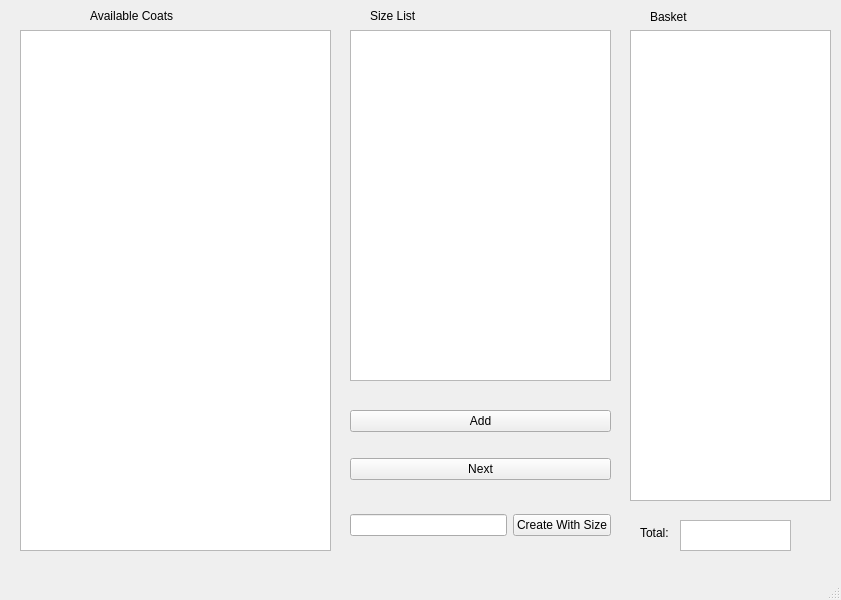
<?xml version="1.0" encoding="UTF-8"?>
<ui version="4.0">
 <class>userClass</class>
 <widget class="QMainWindow" name="userClass">
  <property name="geometry">
   <rect>
    <x>0</x>
    <y>0</y>
    <width>841</width>
    <height>600</height>
   </rect>
  </property>
  <property name="windowTitle">
   <string>MainWindow</string>
  </property>
  <widget class="QWidget" name="centralwidget">
   <widget class="QLabel" name="label_7">
    <property name="geometry">
     <rect>
      <x>370</x>
      <y>0</y>
      <width>121</width>
      <height>31</height>
     </rect>
    </property>
    <property name="text">
     <string>Size List</string>
    </property>
   </widget>
   <widget class="QLabel" name="label_8">
    <property name="geometry">
     <rect>
      <x>650</x>
      <y>10</y>
      <width>47</width>
      <height>13</height>
     </rect>
    </property>
    <property name="text">
     <string>Basket</string>
    </property>
   </widget>
   <widget class="QWidget" name="verticalLayoutWidget_4">
    <property name="geometry">
     <rect>
      <x>350</x>
      <y>390</y>
      <width>261</width>
      <height>111</height>
     </rect>
    </property>
    <layout class="QVBoxLayout" name="verticalLayout_4">
     <item>
      <widget class="QPushButton" name="addButton">
       <property name="text">
        <string>Add</string>
       </property>
      </widget>
     </item>
     <item>
      <widget class="QPushButton" name="nextButton">
       <property name="text">
        <string>Next</string>
       </property>
      </widget>
     </item>
    </layout>
   </widget>
   <widget class="QWidget" name="horizontalLayoutWidget">
    <property name="geometry">
     <rect>
      <x>350</x>
      <y>500</y>
      <width>261</width>
      <height>51</height>
     </rect>
    </property>
    <layout class="QHBoxLayout" name="horizontalLayout">
     <item>
      <widget class="QLineEdit" name="sizeEdit"/>
     </item>
     <item>
      <widget class="QPushButton" name="createListButton">
       <property name="text">
        <string>Create With Size</string>
       </property>
      </widget>
     </item>
    </layout>
   </widget>
   <widget class="QListWidget" name="coatList">
    <property name="geometry">
     <rect>
      <x>20</x>
      <y>30</y>
      <width>311</width>
      <height>521</height>
     </rect>
    </property>
   </widget>
   <widget class="QLabel" name="label_6">
    <property name="geometry">
     <rect>
      <x>90</x>
      <y>0</y>
      <width>151</width>
      <height>31</height>
     </rect>
    </property>
    <property name="text">
     <string>Available Coats</string>
    </property>
   </widget>
   <widget class="QListWidget" name="sizeList">
    <property name="geometry">
     <rect>
      <x>350</x>
      <y>30</y>
      <width>261</width>
      <height>351</height>
     </rect>
    </property>
   </widget>
   <widget class="QListWidget" name="BaksetList">
    <property name="geometry">
     <rect>
      <x>630</x>
      <y>30</y>
      <width>201</width>
      <height>471</height>
     </rect>
    </property>
   </widget>
   <widget class="QLabel" name="label">
    <property name="geometry">
     <rect>
      <x>640</x>
      <y>522</y>
      <width>51</width>
      <height>21</height>
     </rect>
    </property>
    <property name="text">
     <string>Total:</string>
    </property>
   </widget>
   <widget class="QTextEdit" name="priceEdit">
    <property name="geometry">
     <rect>
      <x>680</x>
      <y>520</y>
      <width>111</width>
      <height>31</height>
     </rect>
    </property>
   </widget>
  </widget>
  <widget class="QMenuBar" name="menubar">
   <property name="geometry">
    <rect>
     <x>0</x>
     <y>0</y>
     <width>841</width>
     <height>21</height>
    </rect>
   </property>
  </widget>
  <widget class="QStatusBar" name="statusbar"/>
 </widget>
 <resources/>
 <connections/>
</ui>
